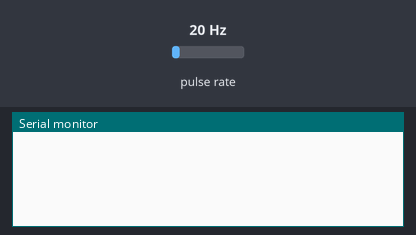
Recording of a program running on a simulated ESP32-S2. Parts: the last lines printed to the serial monitor. Wiring (inferred from the names in the program): pulse sensor: data GPIO 17. The inputs (shaded band) are chosen by the test bench; at power-on: pulse rate 20 Hz.

Above: at 1.2 s.
1.3 s: pulse rate (sensor on GPIO 17) set to 50 Hz
At 2.7 s:
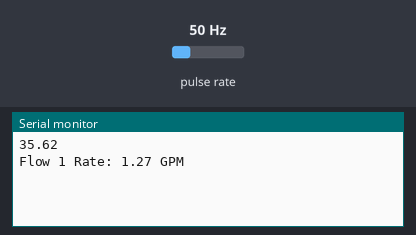
3.5 s: pulse rate (sensor on GPIO 17) set to 100 Hz
At 4.8 s:
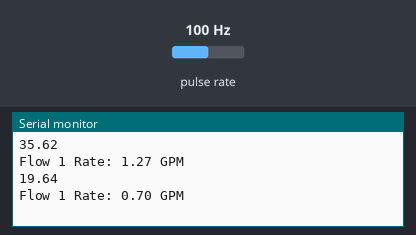
Timing chart, 0 to 6.5 s (numbered marks = the images above; inputs shaded):
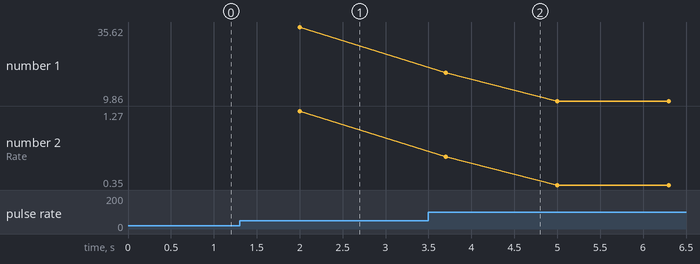

Measured:
- after the input at 1.3 s, the serial monitor: prints a new line after 0.70 s (image 1)
- plotted number 1: 35.62 → 9.88 after the input at 3.5 s
- plotted number 2: 1.27 → 0.35 after the input at 3.5 s

The program:

main.cpp
```cpp
#include <Arduino.h>
#include "FlowMeter.hpp"

#define FLOW_SENSOR_1_PIN 17
#define FLOW_SENSOR_2_PIN 16
#define CALIBRATION_FACTOR 1684 // Adjust for your flow sensor

FlowMeter flow1(FLOW_SENSOR_1_PIN, CALIBRATION_FACTOR);
FlowMeter flow2(FLOW_SENSOR_2_PIN, CALIBRATION_FACTOR);

void setup() {
    Serial.begin(115200);
    flow1.begin();
    flow2.begin();
}

void loop() {
    float flowRate1 = flow1.getFlow(500); // Measure for 1 second
    float flowRate2 = 0;//flow2.getFlow(500); // Measure for 1 second

    Serial.print("Flow 1 Rate: ");
    Serial.print(flowRate1);
    Serial.println(" GPM");

    //Serial.print("Flow 2 Rate: ");
    //Serial.print(flowRate2);
    //Serial.println(" GPM");

    delay(500); // Wait before next measurement
}
```
